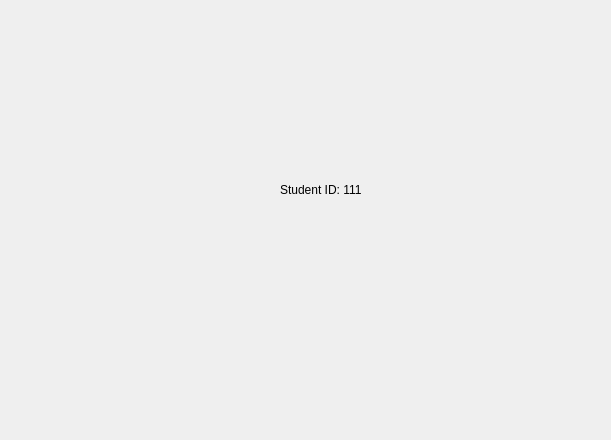
<?xml version="1.0" encoding="UTF-8"?>
<ui version="4.0">
 <class>AboutDialog</class>
 <widget class="QDialog" name="AboutDialog">
  <property name="geometry">
   <rect>
    <x>0</x>
    <y>0</y>
    <width>611</width>
    <height>440</height>
   </rect>
  </property>
  <property name="windowTitle">
   <string>Dialog</string>
  </property>
  <widget class="QLabel" name="label">
   <property name="geometry">
    <rect>
     <x>280</x>
     <y>180</y>
     <width>261</width>
     <height>20</height>
    </rect>
   </property>
   <property name="text">
    <string>Student ID: 111</string>
   </property>
  </widget>
 </widget>
 <resources/>
 <connections/>
</ui>
